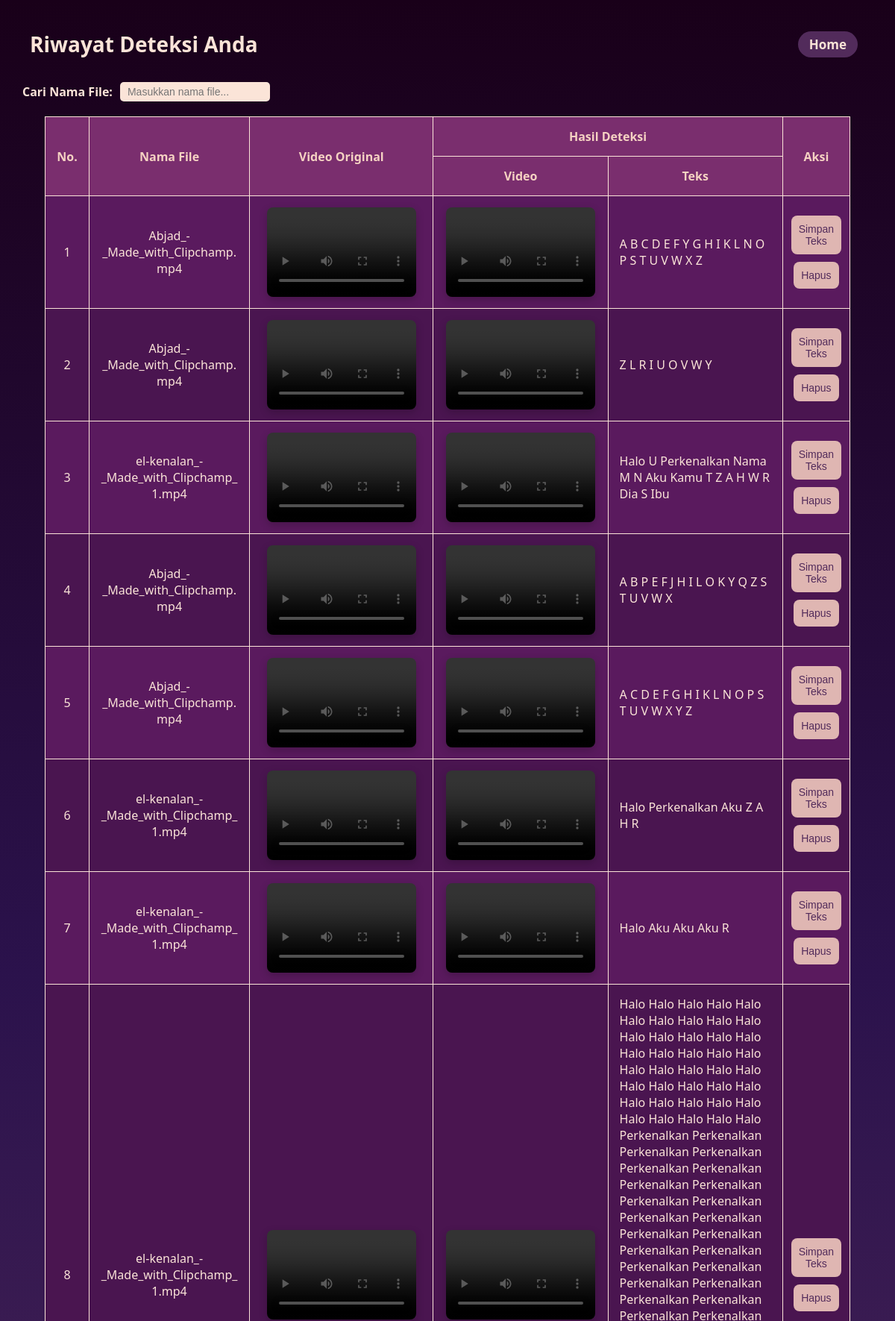
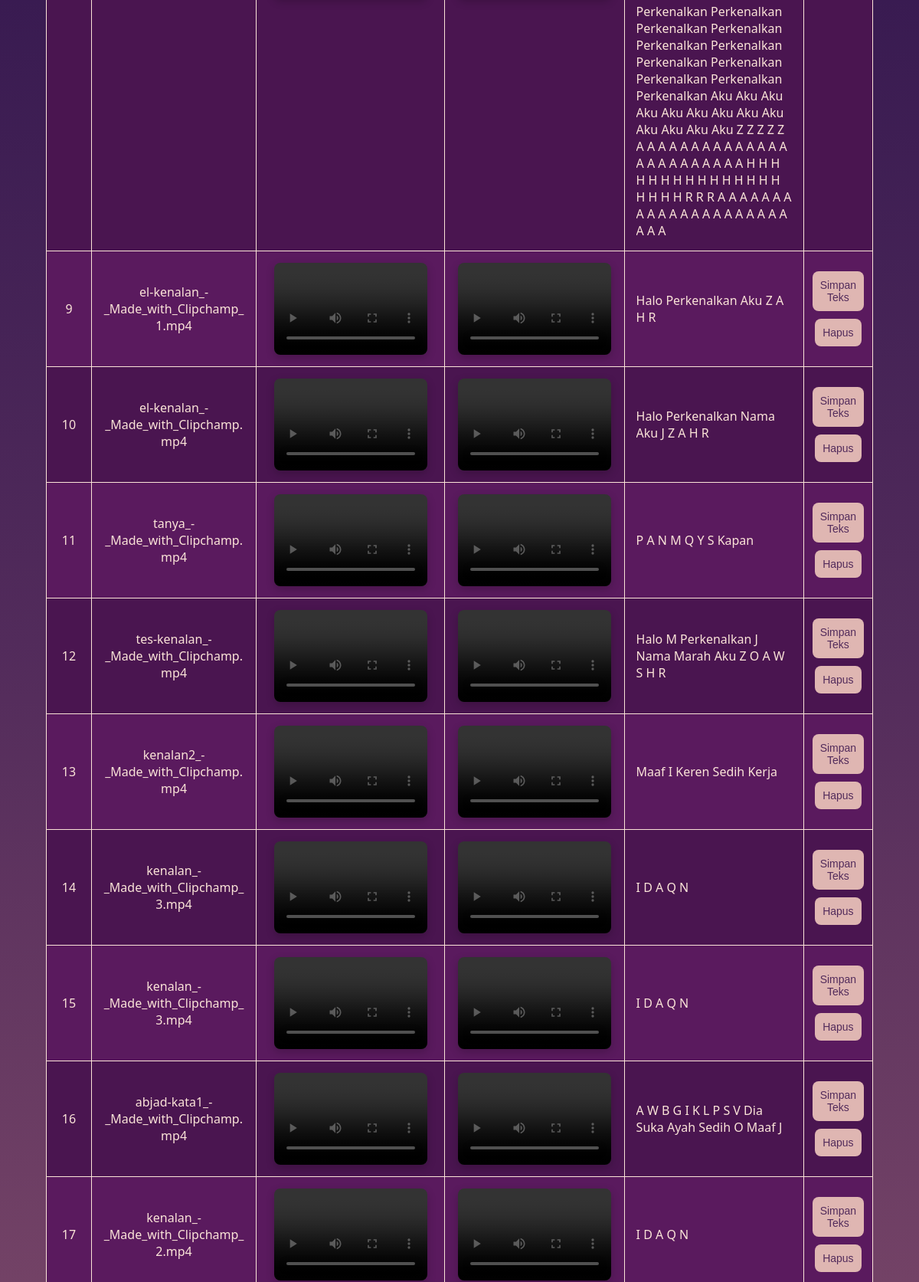
Page /riwayat (signed in, upper part) on the committed database (2 pictures, top to bottom).
### tables this page shows
CREATE TABLE "history" (
	"id"	INTEGER,
	"username"	TEXT NOT NULL,
	"original_video"	TEXT NOT NULL,
	"processed_video"	TEXT NOT NULL,
	"detected_labels"	TEXT NOT NULL,
	"filename"	TEXT NOT NULL,
	"created_at"	TIMESTAMP DEFAULT CURRENT_TIMESTAMP,
	PRIMARY KEY("id" AUTOINCREMENT),
	FOREIGN KEY("username") REFERENCES "users"("username")
);

### app.py (the view)
@app.route('/riwayat')
def riwayat():
    if 'username' not in session:
        return redirect(url_for('login'))
    conn = get_db_connection()
    history = conn.execute(
        "SELECT * FROM history WHERE username = ? ORDER BY created_at DESC",
        (session['username'],)
    ).fetchall()
    conn.close()
    return render_template('riwayat.html', history=history)

### app.py (called while the page is built)
def get_db_connection():
    conn = sqlite3.connect('database.db')
    conn.row_factory = sqlite3.Row
    return conn

### templates/riwayat.html (shortened to what this page needs)
<!DOCTYPE html>
<html lang="en">
<head>
    <link rel="stylesheet" href="static/css/styles.css">
    <link rel="stylesheet" href="https://cdnjs.cloudflare.com/ajax/libs/font-awesome/6.1.1/css/all.min.css">
</head>
<body class="history-page">
    <nav>
        <h2>Riwayat Deteksi Anda</h2>
        <a href="{{ url_for('index') }}" class="back-button">Home</a>
    </nav>
    <div
        style="margin: 30px; text-align: left; display: flex; justify-content: flex-start; align-items: center; margin-bottom: -20px;">
        <label for="filterInput" style="margin-right: 10px; font-weight: bold; color: #fbe4d8;">Cari Nama File:</label>
        <input type="text" id="filterInput" placeholder="Masukkan nama file..."
            style="padding: 5px 10px; border-radius: 5px; border: none;">
    </div>
    <div class="table-container">
        <table>
            <thead>
                <tr>
                    <th rowspan="2">No.</th>
                    <th rowspan="2">Nama File</th>
                    <th rowspan="2">Video Original</th>
                    <th colspan="2">Hasil Deteksi</th>
                    <th rowspan="2" style="text-align: center; width: 10%;">Aksi</th>
                </tr>
                <tr>
                    <th>Video</th>
                    <th>Teks</th>
                </tr>
            </thead>
            <tbody>
                {% for item in history %}
                <tr>
                    <td>{{ loop.index }}</td>
                    <td>{{ item.filename }}</td>
                    <td>
                        <video controls>
                            <source src="{{ url_for('static', filename=item.original_video.replace('static/', '')) }}"
                                type="video/mp4">
                        </video>
                    </td>
                    <td>
                        <video controls>
                            <source src="{{ url_for('static', filename=item.processed_video.replace('static/', '')) }}"
                                type="video/mp4">
                        </video>
                    </td>
                    <td>
                        <div style="overflow-x: auto;">{{ item.detected_labels }}</div>
                    </td>
                    <td>
                        <div class="button-group">
                            <button onclick="downloadText(`{{ item.labels }}`, '{{ item.filename }}')">Simpan
                                Teks</button>
                            <form method="post" action="{{ url_for('hapus_riwayat', id=item.id) }}"
                                onsubmit="return confirm('Yakin ingin menghapus riwayat ini?');">
                                <button type="submit">Hapus</button>
                            </form>
                        </div>
                    </td>
                </tr>
                {% else %}
                <tr>
                    <td colspan="6">Belum ada riwayat.</td>
                </tr>
                {% endfor %}
            </tbody>
        </table>
    </div>
</body>
</html>

### static/css/styles.css (style rules this page uses)
:root { --primary-bg: #190019; --secondary-bg: #522b5b; --tertiary-bg: #854f6c; --light-bg: #fbe4d8; --accent-color: #dfb6b2; --text-dark: #190019; --text-light: #fbe4d8; }
html, body, h1, form, input, button { margin: 0; padding: 0; box-sizing: border-box; scroll-behavior: smooth; }
body { background: linear-gradient(to bottom, var(--primary-bg), #2B124C, var(--secondary-bg), var(--tertiary-bg), var(--accent-color), var(--light-bg)); min-height: 190vh; font-family: 'Segoe UI', Tahoma, Geneva, Verdana, sans-serif; color: var(--text-light); }
a { text-decoration: none; color: var(--text-light); }
nav a { color: #fbe4d8; margin: 0 10px; font-size: 17px; font-weight: 700; border-radius: 20px; padding: 6px 15px; transition: background 0.3s, color 0.3s; }
button { padding: 12px 20px; background-color: #fbe4d8; color: #190019; border: none; border-radius: 8px; font-size: 1rem; cursor: pointer; transition: background-color 0.3s ease; }
nav { position: fixed; top: 40px; right: 40px; z-index: 999; }
nav a { color: #fbe4d8; margin: 0 10px; font-size: 17px; font-weight: 700; border-radius: 20px; padding: 6px 15px; text-decoration: none; transition: background 0.3s, color 0.3s; }
.history-page nav { display: flex; align-items: center; justify-content: space-between; position: fixed; top: 40px; left: 40px; right: 40px; transition: top 0.3s; }
.history-page h2 { color: #fbe4d8; font-size: 28px; margin: 0; padding: 0; font-weight: 700; }
.history-page nav a { color: #fbe4d8; font-size: 17px; font-weight: 700; border-radius: 20px; padding: 6px 15px; text-decoration: none; background: #522b5b; transition: background 0.3s, color 0.3s; }
.history-page { padding-top: 80px; }
.button-group { display: flex; flex-direction: column; gap: 10px; align-items: center; justify-content: center; height: 100%; }
.button-group button { background-color: #dfb6b2; color: #522b5b; border: none; padding: 10px 10px; border-radius: 8px; cursor: pointer; transition: background-color 0.3s, box-shadow 0.3s; font-size: 14px; }
.table-container { overflow-x: auto; max-width: 100%; padding: 0 -10px; }
table { min-width: 800px; }
table { width: 90%; margin: 40px auto; border-collapse: collapse; background-color: #3f1651; overflow: hidden; table-layout: fixed; }
table th, table td { padding: 15px; text-align: center; border: 1px solid #fbe4d8; }
td video { display: block; margin: 0 auto; }
table th { background-color: #7a2e6e; color: #f5d2c2; }
table tbody tr:nth-child(even) { background-color: #4a1550; }
table tbody tr:nth-child(odd) { background-color: #5a1a5e; }
table th:nth-child(1), table td:nth-child(1) { width: 5%; }
table th:nth-child(2), table td:nth-child(2) { width: 30%; word-wrap: break-word; overflow-wrap: break-word; white-space: normal; }
table th:nth-child(3), table td:nth-child(3) { width: 35%; }
table th:nth-child(4), table td:nth-child(4) { width: 75%; }
table th:nth-child(5), table td:nth-child(5) { width: 40%; word-wrap: break-word; overflow-wrap: break-word; white-space: normal; text-align: left; }
table th:nth-child(6), table td:nth-child(6) { width: 5%; }
#filterInput { font-size: 14px; background-color: #fbe4d8; color: #2B124C; }

### templates/riwayat.html (style rules this page uses)
video { width: 200px; max-width: 108%; height: 120px; object-fit: cover; border-radius: 8px; box-shadow: 0 4px 12px rgba(0, 0, 0, 0.2); }

### rows in the picture
history: filename "Abjad_-_Made_with_Clipchamp.mp4", detected_labels "A B C D E F Y G H I K L N O P S T U V W X Z"
history: filename "Abjad_-_Made_with_Clipchamp.mp4", detected_labels "Z L R I U O V W Y"
history: filename "el-kenalan_-_Made_with_Clipchamp_1.mp4", detected_labels "Halo U Perkenalkan Nama M N Aku Kamu T Z A H W R Dia S Ibu"
history: filename "Abjad_-_Made_with_Clipchamp.mp4", detected_labels "A B P E F J H I L O K Y Q Z S T U V W X"
history: filename "Abjad_-_Made_with_Clipchamp.mp4", detected_labels "A C D E F G H I K L N O P S T U V W X Y Z"
history: filename "el-kenalan_-_Made_with_Clipchamp_1.mp4", detected_labels "Halo Perkenalkan Aku Z A H R"
history: filename "el-kenalan_-_Made_with_Clipchamp_1.mp4", detected_labels "Halo Aku Aku Aku R"
history: filename "el-kenalan_-_Made_with_Clipchamp_1.mp4", detected_labels "Halo Halo Halo Halo Halo Halo Halo Halo Halo Halo Halo Halo Halo Halo Halo Halo Halo Halo Halo Halo Halo Halo Halo Halo Halo Halo Halo Halo Halo Halo Halo Halo Halo Halo Halo Halo Halo Halo Halo Halo Perkenalkan Perkenalkan Perkenalkan Perkenalkan Perkenalkan Perkenalkan Perkenalkan Perkenalkan Perkenalkan Perkenalkan Perkenalkan Perkenalkan Perkenalkan Perkenalkan Perkenalkan Perkenalkan Perkenalkan Perkenalkan Perkenalkan Perkenalkan Perkenalkan Perkenalkan Perkenalkan Perkenalkan Perkenalkan Perkenalkan Perkenalkan Perkenalkan Perkenalkan Perkenalkan Perkenalkan Perkenalkan Perkenalkan Perkenalkan Perkenalkan Aku Aku Aku Aku Aku Aku Aku Aku Aku Aku Aku Aku Aku Z Z Z Z Z A A A A A A A A A…"
history: filename "el-kenalan_-_Made_with_Clipchamp_1.mp4", detected_labels "Halo Perkenalkan Aku Z A H R"
history: filename "el-kenalan_-_Made_with_Clipchamp.mp4", detected_labels "Halo Perkenalkan Nama Aku J Z A H R"
history: filename "tanya_-_Made_with_Clipchamp.mp4", detected_labels "P A N M Q Y S Kapan"
history: filename "tes-kenalan_-_Made_with_Clipchamp.mp4", detected_labels "Halo M Perkenalkan J Nama Marah Aku Z O A W S H R"
history: filename "kenalan2_-_Made_with_Clipchamp.mp4", detected_labels "Maaf I Keren Sedih Kerja"
history: filename "kenalan_-_Made_with_Clipchamp_3.mp4", detected_labels "I D A Q N"
history: filename "kenalan_-_Made_with_Clipchamp_3.mp4", detected_labels "I D A Q N"
history: filename "abjad-kata1_-_Made_with_Clipchamp.mp4", detected_labels "A W B G I K L P S V Dia Suka Ayah Sedih O Maaf J"
history: filename "kenalan_-_Made_with_Clipchamp_2.mp4", detected_labels "I D A Q N"
